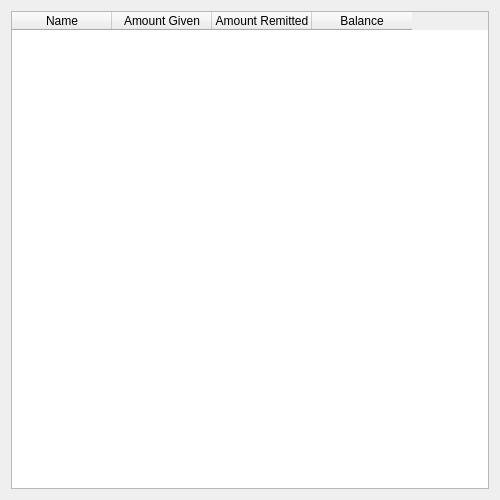
<?xml version="1.0" encoding="UTF-8"?>
<ui version="4.0">
 <class>DaybookAllAgentsDialog</class>
 <widget class="QDialog" name="DaybookAllAgentsDialog">
  <property name="geometry">
   <rect>
    <x>0</x>
    <y>0</y>
    <width>500</width>
    <height>500</height>
   </rect>
  </property>
  <property name="minimumSize">
   <size>
    <width>500</width>
    <height>500</height>
   </size>
  </property>
  <property name="windowTitle">
   <string>Daybook All Agents</string>
  </property>
  <layout class="QGridLayout" name="gridLayout">
   <item row="0" column="0">
    <widget class="QTableWidget" name="table_widget">
     <property name="sizePolicy">
      <sizepolicy hsizetype="Expanding" vsizetype="Expanding">
       <horstretch>0</horstretch>
       <verstretch>1</verstretch>
      </sizepolicy>
     </property>
     <property name="editTriggers">
      <set>QAbstractItemView::NoEditTriggers</set>
     </property>
     <property name="alternatingRowColors">
      <bool>true</bool>
     </property>
     <property name="selectionMode">
      <enum>QAbstractItemView::SingleSelection</enum>
     </property>
     <property name="selectionBehavior">
      <enum>QAbstractItemView::SelectRows</enum>
     </property>
     <property name="horizontalScrollMode">
      <enum>QAbstractItemView::ScrollPerPixel</enum>
     </property>
     <property name="gridStyle">
      <enum>Qt::SolidLine</enum>
     </property>
     <property name="sortingEnabled">
      <bool>true</bool>
     </property>
     <property name="cornerButtonEnabled">
      <bool>true</bool>
     </property>
     <property name="columnCount">
      <number>4</number>
     </property>
     <attribute name="verticalHeaderVisible">
      <bool>true</bool>
     </attribute>
     <column>
      <property name="text">
       <string>Name</string>
      </property>
     </column>
     <column>
      <property name="text">
       <string>Amount Given</string>
      </property>
     </column>
     <column>
      <property name="text">
       <string>Amount Remitted</string>
      </property>
     </column>
     <column>
      <property name="text">
       <string>Balance</string>
      </property>
     </column>
    </widget>
   </item>
  </layout>
 </widget>
 <resources/>
 <connections/>
</ui>
